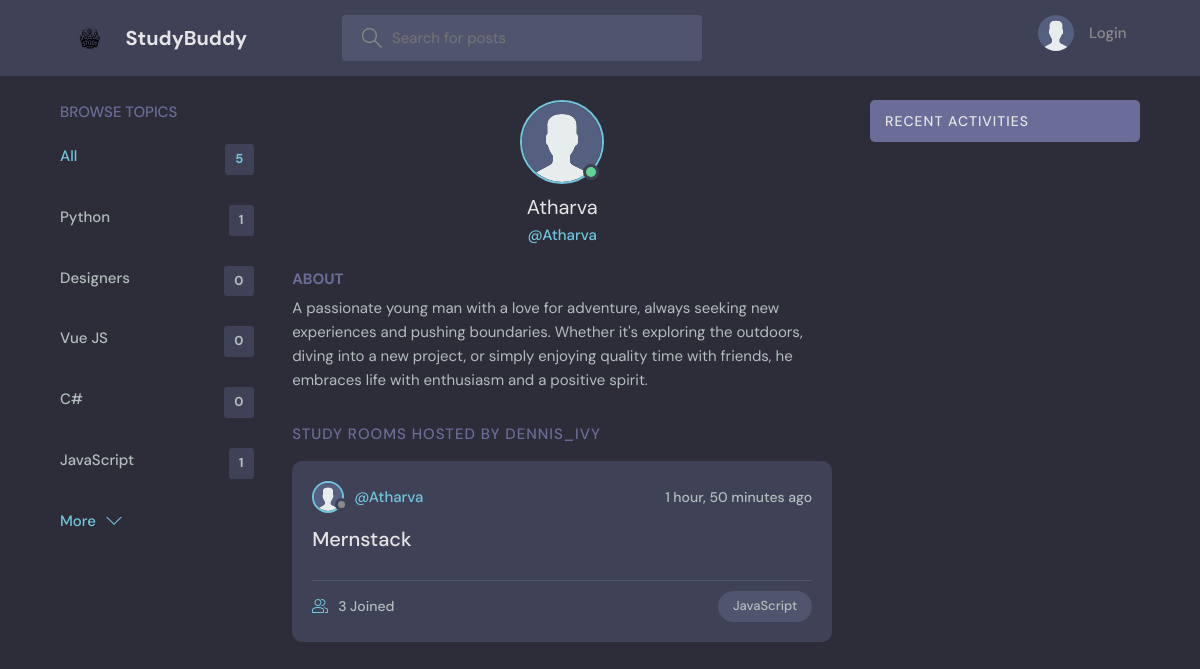
The page /profile/7/ on the database its author committed.
### base/models.py (models this page shows, shortened)
class Topic(models.Model):
    name = models.CharField(max_length=200)

class User(AbstractUser):
    name = models.CharField(max_length=200, null=True)
    email = models.EmailField(unique=True, null=True)
    bio = models.TextField(null=True)
    avatar = models.ImageField(null=True, default="avatar.svg")
    groups = models.ManyToManyField(
        Group, related_name='custom_user_groups', blank=True, verbose_name='groups'
    )
    user_permissions = models.ManyToManyField(
        Permission, related_name='custom_user_permissions', blank=True, verbose_name='user permissions'
    )
    USERNAME_FIELD = 'username'
    REQUIRED_FIELDS = ['email' ,'name']

class Room(models.Model):
    host = models.ForeignKey(User, on_delete=models.SET_NULL, null=True)
    topic = models.ForeignKey(Topic, on_delete=models.SET_NULL, null=True)
    name = models.CharField(max_length=200)
    description = models.TextField(null=True, blank=True)
    participants = models.ManyToManyField(
        User, related_name='participants', blank=True)
    updated = models.DateTimeField(auto_now=True)
    created = models.DateTimeField(auto_now_add=True)
    class Meta:
        ordering = ['-updated', '-created']

### base/views.py (the view)
# urls.py: path('profile/<str:pk>/', views.userProfile, name="user-profile"),
def userProfile(request, pk):
    user = User.objects.get(id=pk)
    rooms = user.room_set.all()
    room_messages = user.message_set.all()
    topics = Topic.objects.all()
    context = {'user': user, 'rooms': rooms,
               'room_messages': room_messages, 'topics': topics}
    return render(request, 'base/profile.html', context)

### base/templates/base/profile.html (shortened to what this page needs)
{% extends 'main.html' %}
{% block content %}
<main class="profile-page layout layout--3">
  <div class="container">
    {% include 'base/topics_component.html' %}
    <div class="roomList">
      <div class="profile">
        <div class="profile__avatar">
          <div class="avatar avatar--large active">
            <img src="{{user.avatar.url}}" />
          </div>
        </div>
        <div class="profile__info">
          <h3>{{user.name}}</h3>
          <p>@{{user.username}}</p>
        </div>
        <div class="profile__about">
          <h3>About</h3>
          <p>
            {{user.bio}}
          </p>
        </div>
      </div>
      <div class="roomList__header">
        <div>
          <h2>Study Rooms Hosted by dennis_ivy</a>
          </h2>
        </div>
      </div>
      {% include 'base/feed_component.html' %}
    </div>
    {% include 'base/activity_component.html' %}
  </div>
</main>
{% endblock content %}

### templates/main.html (shortened to what this page needs)
<!DOCTYPE html>
{% load static %}
<html lang="en">
<head>
    <link rel="stylesheet" href="{% static 'styles/style.css' %}" />
</head>
<body>
    {% include 'navbar.html' %}
    {% block content %}
    {% endblock %}
</body>
</html>

### templates/navbar.html (shortened to what this page needs)
{% load static %}
<header class="header header--loggedIn">
    <div class="container">
        <a href="{% url 'home' %}" class="header__logo">
            <img src="{% static 'images/logo.svg' %}" />
            <h1>StudyBuddy</h1>
        </a>
        <form class="header__search" method="GET" action="{% url 'home' %}">
            <label>
                <input name="q" placeholder="Search for posts" />
            </label>
        </form>
        <nav class="header__menu">
            {% if request.user.is_authenticated %}
            <div class="header__user">
                <a href="{% url 'update-user' %}">
                    <div class="avatar avatar--medium active">
                        <img src="{{request.user.avatar.url}}" />
                    </div>
                    <p>{{request.user.username}} <span>@{{request.user.username}}</span></p>
                </a>
                <button class="dropdown-button">
                    <svg version="1.1" xmlns="http://www.w3.org/2000/svg" width="32" height="32" viewBox="0 0 32 32">
                        <title>chevron-down</title>
                        <path d="M16 21l-13-13h-3l16 16 16-16h-3l-13 13z"></path>
                    </svg>
                </button>
            </div>
            {% else %}
            <a href="{% url 'login' %}">
                <img src="{% static 'images/avatar.svg' %}" />
                <p>Login</p>
            </a>
            {% endif %}
        </nav>
    </div>
</header>

### base/templates/base/topics_component.html
<div class="topics">
    <div class="topics__header">
        <h2>Browse Topics</h2>
    </div>
    <ul class="topics__list">
        <li>
            <a href="{% url 'home' %}" class="active">All <span>{{topics.count}}</span></a>
        </li>
        {% for topic in topics %}
        <li>
            <a href="{% url 'home' %}?q={{topic.name}}">{{topic.name}}<span>{{topic.room_set.all.count}}</span></a>
        </li>
        {% endfor %}
    </ul>
    <a class="btn btn--link" href="{% url 'topics' %}">
        More
        <svg version="1.1" xmlns="http://www.w3.org/2000/svg" width="32" height="32" viewBox="0 0 32 32">
            <title>chevron-down</title>
            <path d="M16 21l-13-13h-3l16 16 16-16h-3l-13 13z"></path>
        </svg>
    </a>
</div>

### base/templates/base/feed_component.html (shortened to what this page needs)
{% for room in rooms %}
<div class="roomListRoom">
    <div class="roomListRoom__header">
        <a href="{% url 'user-profile' room.host.id %}" class="roomListRoom__author">
            <div class="avatar avatar--small">
                <img src="{{room.host.avatar.url}}" />
            </div>
            <span>@{{room.host.username}}</span>
        </a>
        <div class="roomListRoom__actions">
            <span>{{room.created|timesince}} ago</span>
        </div>
    </div>
    <div class="roomListRoom__content">
        <a href="{% url 'room' room.id %}">{{room.name}}</a>
    </div>
    <div class="roomListRoom__meta">
        <a href="{% url 'room' room.id %}" class="roomListRoom__joined">
            {{room.participants.all.count}} Joined
        </a>
        <p class="roomListRoom__topic">{{room.topic.name}}</p>
    </div>
</div>
{% endfor %}

### base/templates/base/activity_component.html (shortened to what this page needs)
<div class="activities">
    <div class="activities__header">
        <h2>Recent Activities</h2>
    </div>
</div>

### rows shown on the page
Topic: name "Python", room_set.all.count "1"
Topic: name "Designers", room_set.all.count "0"
Topic: name "Vue JS", room_set.all.count "0"
Topic: name "C#", room_set.all.count "0"
Topic: name "JavaScript", room_set.all.count "1"
User: avatar (placeholder picture), name "Atharva", username "Atharva", bio "A passionate young man with a love for adventure, always seeking new experiences and pushing boundaries. Whether it's exploring the outdoors, diving into a new project, or simply enjoying quality time with friends, he embraces life with enthusiasm and a positive spirit."
Room: host.avatar (placeholder picture), host.username "Atharva", created "1 hour, 50 minutes", name "Mernstack", participants.all.count "3", topic.name "JavaScript"

### other values the page prints
{{ topics.count }} "5"
